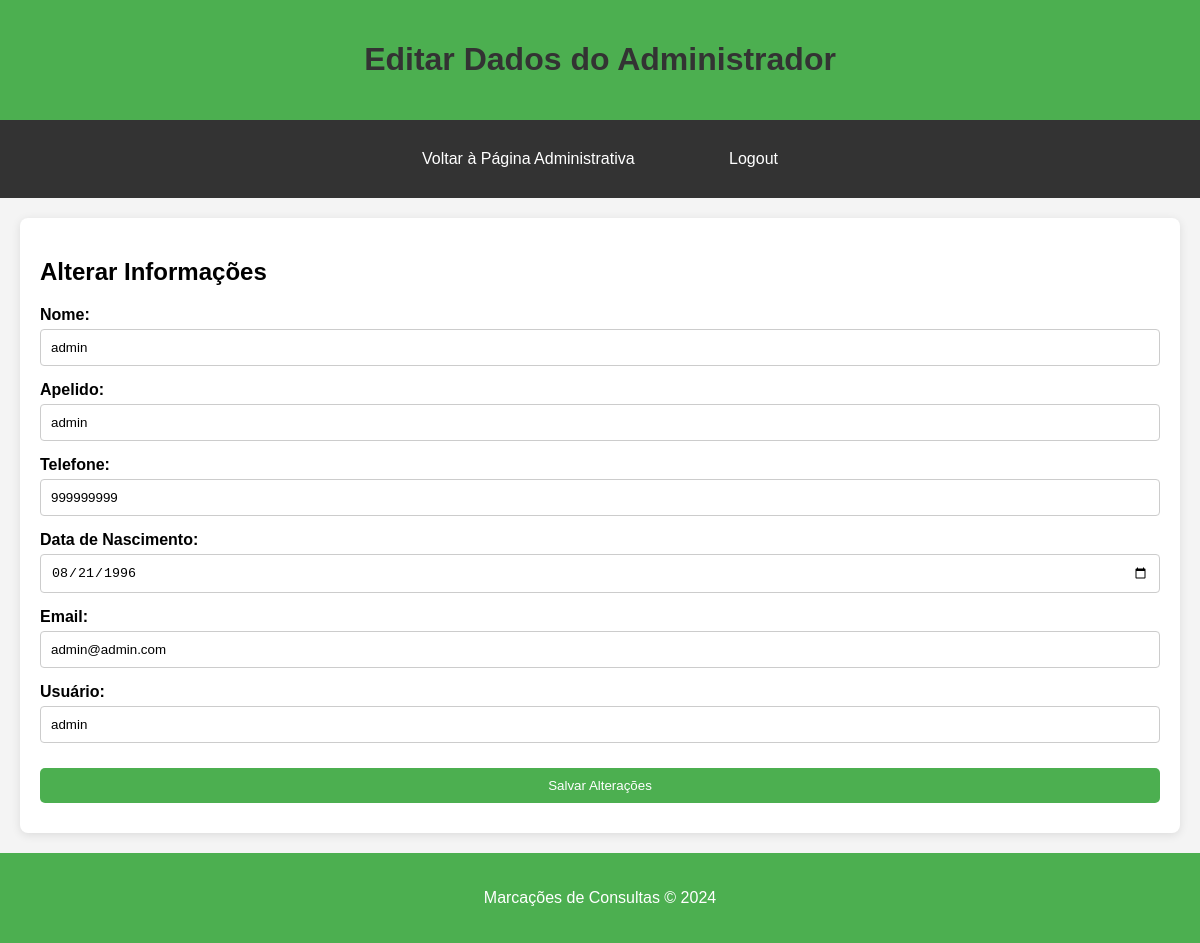
The app's page /editar_administrador.php (signed in), older data.
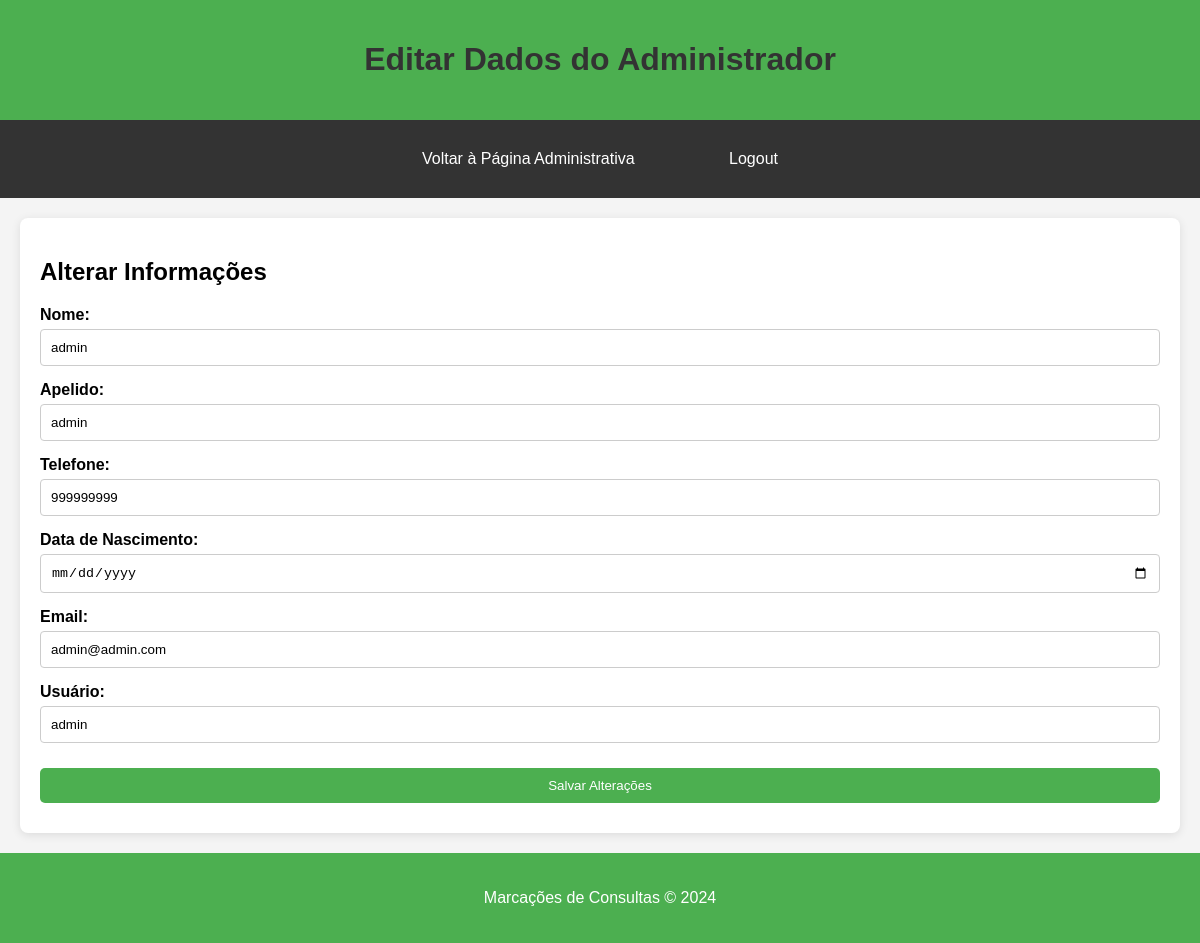
The same page, newer data.
### tables this page shows
CREATE TABLE `administradores` (
  `id` int(11) NOT NULL,
  `nome` varchar(100) NOT NULL,
  `apelido` varchar(100) NOT NULL,
  `telefone` varchar(15) NOT NULL,
  `data_nascimento` date NOT NULL,
  `email` varchar(100) NOT NULL,
  `usuario` varchar(50) NOT NULL,
  `senha` varchar(255) NOT NULL
);

### editar_administrador.php (the view, shortened to what this page needs)
<?php
include 'config.php';
$admin_id = $_SESSION['admin_id'];
$stmt = $conn->prepare("SELECT * FROM administradores WHERE id = ?");
$stmt->bind_param("i", $admin_id);
$stmt->execute();
$admin_info = $stmt->get_result()->fetch_assoc();
?>
<!DOCTYPE html>
<html lang="pt">
<head>
    <link rel="stylesheet" href="style.css">
</head>
<body>
    <header>
        <h1>Editar Dados do Administrador</h1>
    </header>
    <nav>
        <ul>
            <li><a href="perfil_administrador.php">Voltar à Página Administrativa</a></li>
            <li><a href="index.php">Logout</a></li>
        </ul>
    </nav>
    <section>
        <h2>Alterar Informações</h2>
        <form method="POST" action="editar_administrador.php">
            <label for="nome">Nome:</label>
            <input type="text" id="nome" name="nome" value="<?php echo htmlspecialchars($admin_info['nome']); ?>" required>
            <label for="apelido">Apelido:</label>
            <input type="text" id="apelido" name="apelido" value="<?php echo htmlspecialchars($admin_info['apelido']); ?>" required>
            <label for="telefone">Telefone:</label>
            <input type="text" id="telefone" name="telefone" value="<?php echo htmlspecialchars($admin_info['telefone']); ?>" required>
            <label for="data_nascimento">Data de Nascimento:</label>
            <input type="date" id="data_nascimento" name="data_nascimento" value="<?php echo htmlspecialchars($admin_info['data_nascimento']); ?>" required>
            <label for="email">Email:</label>
            <input type="email" id="email" name="email" value="<?php echo htmlspecialchars($admin_info['email']); ?>" required>
            <label for="usuario">Usuário:</label>
            <input type="text" id="usuario" name="usuario" value="<?php echo htmlspecialchars($admin_info['usuario']); ?>" required>
            <button type="submit">Salvar Alterações</button>
        </form>
    </section>
    <footer>
        <p>Marcações de Consultas © 2024</p>
    </footer>
</body>
</html>

### style.css (style rules this page uses)
body { font-family: Arial, sans-serif; background-color: #f4f4f4; margin: 0; padding: 0; }
header { background: #4CAF50; color: white; padding: 20px; text-align: center; }
a { text-decoration: none; color: #4CAF50; margin: 10px; display: inline-block; }
section { padding: 20px; background-color: white; margin: 20px; border-radius: 8px; box-shadow: 0 2px 10px rgba(0, 0, 0, 0.1); }
h1 { color: #333; }
form { display: flex; flex-direction: column; }
label { margin-bottom: 5px; font-weight: bold; }
input[type="text"], input[type="tel"], input[type="email"], input[type="password"], input[type="date"], input[type="datetime-local"] { padding: 10px; margin-bottom: 15px; border: 1px solid #ccc; border-radius: 4px; }
button { background-color: #4CAF50; color: white; border: none; padding: 10px 15px; text-align: center; text-decoration: none; display: inline-block; margin: 10px 0; cursor: pointer; border-radius: 5px; }
footer { text-align: center; padding: 20px; background: #4CAF50; color: white; position: relative; bottom: 0; width: auto; }
nav { width: auto; background-color: #333; padding: 10px 0; text-align: center; }
nav ul { list-style-type: none; padding: 0; margin: 0; }
nav ul li { display: inline-block; margin: 0 20px; text-align: center; }
nav ul li a { text-decoration: none; color: white; padding: 10px 15px; border-radius: 5px; transition: background 0.3s, color 0.3s; }

Row changes from the older to the newer data that the page shows:
changed administradores "admin": data_nascimento "08/21/1996" → (not shown)
